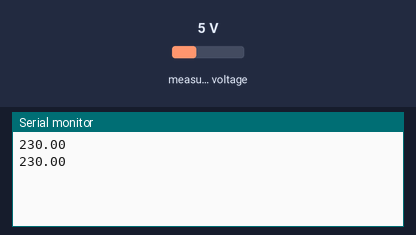
The sketch below on a simulated Arduino Nano, built with avr-gcc and run on an emulated ATmega328P. On the bench: the last lines printed to the serial monitor. The test bench sets the inputs (shaded band); at power-on: measured voltage 5 V.

Above: at 1.8 s.
1.9 s: measured voltage set to 0.3 V
At 2.9 s:
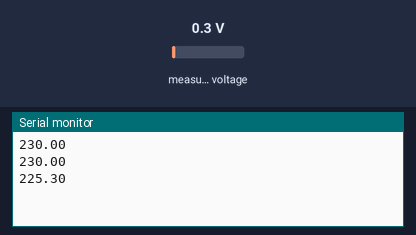
3.4 s: measured voltage set to 3.8 V
At 4.9 s:
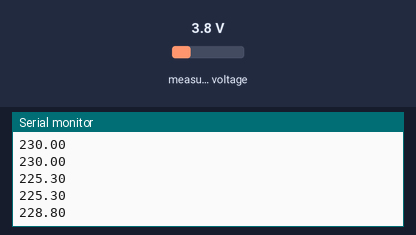
Timing chart, 0 to 6.4 s (numbered marks = the images above; inputs shaded):
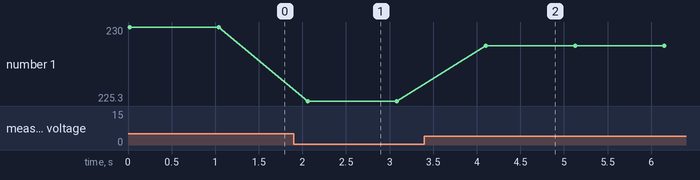

Measured:
- after the input at 1.9 s, the serial monitor: prints a new line after 0.16 s (image 1)
- after the input at 3.4 s, the serial monitor: prints a new line after 0.71 s (image 2)
- plotted number 1: 230 → 225.3 after the input at 1.9 s, 225.3 → 228.8 after the input at 3.4 s

The sketch:

Volt.Final.ino
```cpp
#include <ZMPT101B.h>

#define SENSITIVITY 302.5f
ZMPT101B voltageSensor(A6, 60.0);

void setup() {
  Serial.begin(9600);
  voltageSensor.setSensitivity(SENSITIVITY);
}

void loop() {
  float voltage = voltageSensor.getRmsVoltage();
  Serial.println(voltage);
  delay(1000);
}
```
